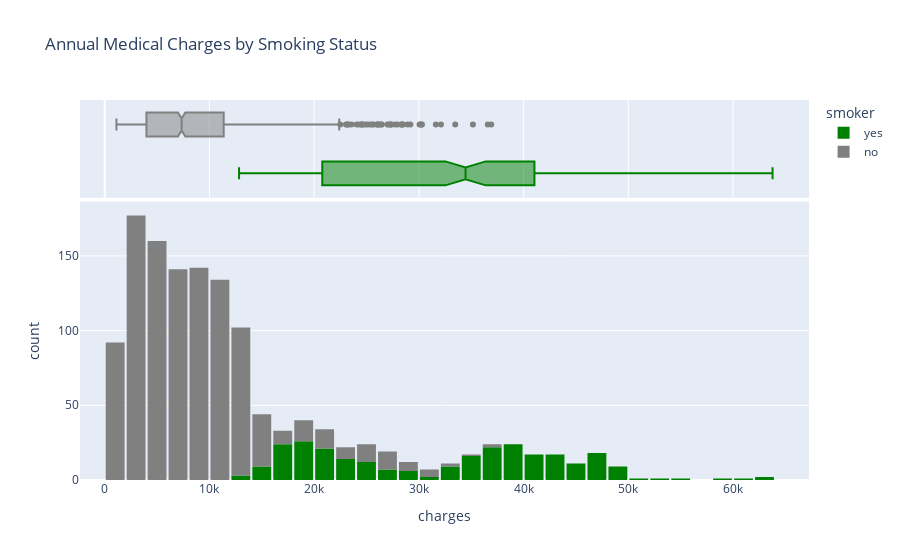

The cell this chart's notebook holds for it:
### Markdown cell above
### Observation:
BMI values in the dataset range from ~16 to ~53.
The average BMI is around 30 , which falls in the overweight category.
There are a few outliers with very high BMI values (> 47), indicating cases of severe obesity.

### Code cell
# Visualize the distribution of annual medical charges, segmented by smoking status
fig = px.histogram(
    df, 
    x='charges', 
    marginal='box',  
    color='smoker',  
    color_discrete_sequence=['green', 'grey'], 
    title='Annual Medical Charges by Smoking Status'
)
fig.update_layout(bargap=0.1)
fig.show()

### Figure 1 — Plotly figure (JSON) as saved in the notebook; plotly's stock layout.template omitted (floating-point values rounded to 4 significant figures; data arrays with more than 128 entries replaced by an {"elided": "..."} marker saying what was removed)
{"data": [{"bingroup": "x", "hovertemplate": "smoker=yes<br>charges=%{x}<br>count=%{y}<extra></extra>", "legendgroup": "yes", "marker": {"color": "green", "pattern": {"shape": ""}}, "name": "yes", "orientation": "v", "showlegend": true, "type": "histogram", "x": {"elided": "274 float values"}, "xaxis": "x", "yaxis": "y"}, {"hovertemplate": "smoker=yes<br>charges=%{x}<extra></extra>", "legendgroup": "yes", "marker": {"color": "green"}, "name": "yes", "notched": true, "showlegend": false, "type": "box", "x": {"elided": "274 float values"}, "xaxis": "x2", "yaxis": "y2"}, {"bingroup": "x", "hovertemplate": "smoker=no<br>charges=%{x}<br>count=%{y}<extra></extra>", "legendgroup": "no", "marker": {"color": "grey", "pattern": {"shape": ""}}, "name": "no", "orientation": "v", "showlegend": true, "type": "histogram", "x": {"elided": "1064 float values"}, "xaxis": "x", "yaxis": "y"}, {"hovertemplate": "smoker=no<br>charges=%{x}<extra></extra>", "legendgroup": "no", "marker": {"color": "grey"}, "name": "no", "notched": true, "showlegend": false, "type": "box", "x": {"elided": "1064 float values"}, "xaxis": "x2", "yaxis": "y2"}], "layout": {"autosize": true, "bargap": 0.1, "barmode": "relative", "legend": {"title": {"text": "smoker"}, "tracegroupgap": 0}, "title": {"text": "Annual Medical Charges by Smoking Status"}, "xaxis": {"anchor": "y", "autorange": true, "domain": [0, 1], "range": [-2359.0, 67250.0], "title": {"text": "charges"}, "type": "linear"}, "xaxis2": {"anchor": "y2", "autorange": true, "domain": [0, 1], "matches": "x", "range": [-2359.0, 67250.0], "showgrid": true, "showticklabels": false, "type": "linear"}, "yaxis": {"anchor": "x", "autorange": true, "domain": [0, 0.7326], "range": [0, 186.3], "title": {"text": "count"}}, "yaxis2": {"anchor": "x2", "autorange": true, "domain": [0.7426, 1], "matches": "y2", "range": [-0.5, 1.5], "showgrid": false, "showline": false, "showticklabels": false, "ticks": "", "type": "category"}}}
